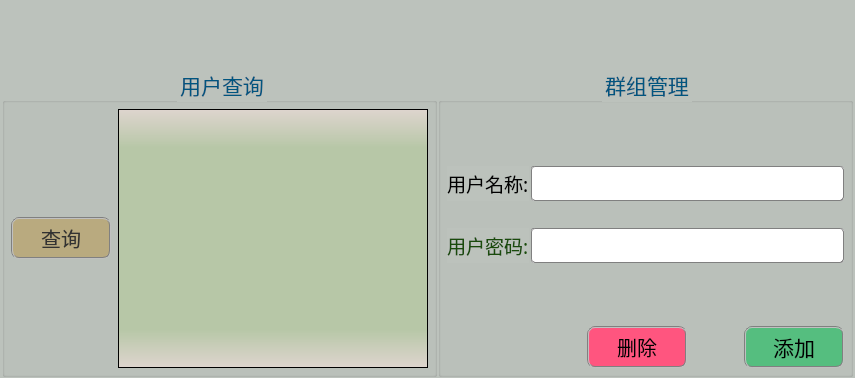
<?xml version="1.0" encoding="UTF-8"?>
<ui version="4.0">
 <class>frmPermisClass</class>
 <widget class="QWidget" name="frmPermisClass">
  <property name="geometry">
   <rect>
    <x>0</x>
    <y>0</y>
    <width>855</width>
    <height>378</height>
   </rect>
  </property>
  <property name="sizePolicy">
   <sizepolicy hsizetype="Fixed" vsizetype="Fixed">
    <horstretch>0</horstretch>
    <verstretch>0</verstretch>
   </sizepolicy>
  </property>
  <property name="minimumSize">
   <size>
    <width>855</width>
    <height>378</height>
   </size>
  </property>
  <property name="maximumSize">
   <size>
    <width>855</width>
    <height>378</height>
   </size>
  </property>
  <property name="font">
   <font>
    <family>Arial</family>
    <pointsize>10</pointsize>
    <weight>50</weight>
    <italic>false</italic>
    <bold>false</bold>
   </font>
  </property>
  <property name="contextMenuPolicy">
   <enum>Qt::NoContextMenu</enum>
  </property>
  <property name="windowTitle">
   <string>QMacVisual</string>
  </property>
  <property name="windowIcon">
   <iconset>
    <normaloff>:/QMacVisual/Icon/other_478.ico</normaloff>:/QMacVisual/Icon/other_478.ico</iconset>
  </property>
  <property name="styleSheet">
   <string notr="true">background-color: #bcc2bc;</string>
  </property>
  <layout class="QVBoxLayout" name="verticalLayout">
   <property name="spacing">
    <number>1</number>
   </property>
   <property name="leftMargin">
    <number>0</number>
   </property>
   <property name="topMargin">
    <number>0</number>
   </property>
   <property name="rightMargin">
    <number>0</number>
   </property>
   <property name="bottomMargin">
    <number>0</number>
   </property>
   <item>
    <layout class="QGridLayout" name="gridLayout">
     <property name="leftMargin">
      <number>2</number>
     </property>
     <property name="topMargin">
      <number>1</number>
     </property>
     <property name="rightMargin">
      <number>2</number>
     </property>
     <property name="bottomMargin">
      <number>1</number>
     </property>
     <property name="spacing">
      <number>1</number>
     </property>
     <item row="2" column="3">
      <widget class="QGroupBox" name="groupBox_2">
       <property name="sizePolicy">
        <sizepolicy hsizetype="Fixed" vsizetype="Expanding">
         <horstretch>0</horstretch>
         <verstretch>0</verstretch>
        </sizepolicy>
       </property>
       <property name="minimumSize">
        <size>
         <width>415</width>
         <height>0</height>
        </size>
       </property>
       <property name="maximumSize">
        <size>
         <width>415</width>
         <height>16777215</height>
        </size>
       </property>
       <property name="font">
        <font>
         <family>楷体</family>
         <pointsize>16</pointsize>
         <weight>50</weight>
         <italic>false</italic>
         <bold>false</bold>
        </font>
       </property>
       <property name="styleSheet">
        <string notr="true">color: rgb(0, 85, 127);
font: 16pt &quot;楷体&quot;;
text-align:center;</string>
       </property>
       <property name="title">
        <string>群组管理</string>
       </property>
       <property name="alignment">
        <set>Qt::AlignCenter</set>
       </property>
       <layout class="QVBoxLayout" name="verticalLayout_4">
        <property name="spacing">
         <number>1</number>
        </property>
        <property name="leftMargin">
         <number>1</number>
        </property>
        <property name="topMargin">
         <number>1</number>
        </property>
        <property name="rightMargin">
         <number>1</number>
        </property>
        <property name="bottomMargin">
         <number>1</number>
        </property>
        <item>
         <layout class="QGridLayout" name="gridLayout_4">
          <property name="leftMargin">
           <number>5</number>
          </property>
          <property name="topMargin">
           <number>5</number>
          </property>
          <property name="rightMargin">
           <number>5</number>
          </property>
          <property name="bottomMargin">
           <number>5</number>
          </property>
          <property name="horizontalSpacing">
           <number>2</number>
          </property>
          <property name="verticalSpacing">
           <number>7</number>
          </property>
          <item row="5" column="2">
           <widget class="QPushButton" name="btnDelete">
            <property name="sizePolicy">
             <sizepolicy hsizetype="Fixed" vsizetype="Fixed">
              <horstretch>0</horstretch>
              <verstretch>0</verstretch>
             </sizepolicy>
            </property>
            <property name="minimumSize">
             <size>
              <width>100</width>
              <height>42</height>
             </size>
            </property>
            <property name="font">
             <font>
              <family>楷体</family>
              <pointsize>15</pointsize>
              <weight>50</weight>
              <italic>false</italic>
              <bold>false</bold>
             </font>
            </property>
            <property name="focusPolicy">
             <enum>Qt::StrongFocus</enum>
            </property>
            <property name="styleSheet">
             <string notr="true">background-color: rgb(255, 85, 127);
color: rgb(0, 0, 0);
border: 2px groove gray;border-radius: 8px;padding: 2px 4px;
font: 15pt &quot;楷体&quot;;</string>
            </property>
            <property name="text">
             <string>删除</string>
            </property>
           </widget>
          </item>
          <item row="3" column="0">
           <widget class="QLabel" name="label_7">
            <property name="font">
             <font>
              <family>楷体</family>
              <pointsize>14</pointsize>
              <weight>50</weight>
              <italic>false</italic>
              <bold>false</bold>
             </font>
            </property>
            <property name="styleSheet">
             <string notr="true">color: rgb(25, 75, 11);
font: 14pt &quot;楷体&quot;;</string>
            </property>
            <property name="text">
             <string>用户密码:</string>
            </property>
           </widget>
          </item>
          <item row="3" column="1" colspan="4">
           <widget class="QLineEdit" name="txtUserPW">
            <property name="sizePolicy">
             <sizepolicy hsizetype="Expanding" vsizetype="Expanding">
              <horstretch>0</horstretch>
              <verstretch>0</verstretch>
             </sizepolicy>
            </property>
            <property name="minimumSize">
             <size>
              <width>275</width>
              <height>0</height>
             </size>
            </property>
            <property name="maximumSize">
             <size>
              <width>16777215</width>
              <height>35</height>
             </size>
            </property>
            <property name="font">
             <font>
              <family>Calibri</family>
              <pointsize>14</pointsize>
              <weight>50</weight>
              <italic>false</italic>
              <bold>false</bold>
             </font>
            </property>
            <property name="focusPolicy">
             <enum>Qt::StrongFocus</enum>
            </property>
            <property name="styleSheet">
             <string notr="true">background-color: rgb(255, 255, 255);
color: rgb(25, 75, 11);
border: 1px groove gray;border-radius: 3px;padding: 2px 4px;
font: 14pt &quot;Calibri&quot;;</string>
            </property>
            <property name="text">
             <string/>
            </property>
           </widget>
          </item>
          <item row="4" column="0">
           <spacer name="verticalSpacer_8">
            <property name="orientation">
             <enum>Qt::Vertical</enum>
            </property>
            <property name="sizeHint" stdset="0">
             <size>
              <width>20</width>
              <height>30</height>
             </size>
            </property>
           </spacer>
          </item>
          <item row="1" column="1" colspan="4">
           <widget class="QLineEdit" name="txtUserName">
            <property name="sizePolicy">
             <sizepolicy hsizetype="Expanding" vsizetype="Expanding">
              <horstretch>0</horstretch>
              <verstretch>0</verstretch>
             </sizepolicy>
            </property>
            <property name="minimumSize">
             <size>
              <width>275</width>
              <height>0</height>
             </size>
            </property>
            <property name="maximumSize">
             <size>
              <width>16777215</width>
              <height>35</height>
             </size>
            </property>
            <property name="font">
             <font>
              <family>Calibri</family>
              <pointsize>14</pointsize>
              <weight>50</weight>
              <italic>false</italic>
              <bold>false</bold>
             </font>
            </property>
            <property name="focusPolicy">
             <enum>Qt::StrongFocus</enum>
            </property>
            <property name="styleSheet">
             <string notr="true">background-color: rgb(255, 255, 255);
color: rgb(0, 0, 0);
border: 1px groove gray;border-radius: 3px;padding: 2px 4px;
font: 14pt &quot;Calibri&quot;;</string>
            </property>
            <property name="readOnly">
             <bool>false</bool>
            </property>
           </widget>
          </item>
          <item row="0" column="0">
           <spacer name="verticalSpacer_6">
            <property name="orientation">
             <enum>Qt::Vertical</enum>
            </property>
            <property name="sizeHint" stdset="0">
             <size>
              <width>20</width>
              <height>40</height>
             </size>
            </property>
           </spacer>
          </item>
          <item row="1" column="0">
           <widget class="QLabel" name="label_8">
            <property name="font">
             <font>
              <family>楷体</family>
              <pointsize>14</pointsize>
              <weight>50</weight>
              <italic>false</italic>
              <bold>false</bold>
             </font>
            </property>
            <property name="autoFillBackground">
             <bool>false</bool>
            </property>
            <property name="styleSheet">
             <string notr="true">color: rgb(0, 0, 0);
font: 14pt &quot;楷体&quot;;</string>
            </property>
            <property name="text">
             <string>用户名称:</string>
            </property>
           </widget>
          </item>
          <item row="5" column="4">
           <widget class="QPushButton" name="btnAdd">
            <property name="sizePolicy">
             <sizepolicy hsizetype="Fixed" vsizetype="Fixed">
              <horstretch>0</horstretch>
              <verstretch>0</verstretch>
             </sizepolicy>
            </property>
            <property name="minimumSize">
             <size>
              <width>100</width>
              <height>42</height>
             </size>
            </property>
            <property name="font">
             <font>
              <family>楷体</family>
              <pointsize>16</pointsize>
              <weight>50</weight>
              <italic>false</italic>
              <bold>false</bold>
             </font>
            </property>
            <property name="focusPolicy">
             <enum>Qt::StrongFocus</enum>
            </property>
            <property name="styleSheet">
             <string notr="true">background-color: rgb(85, 190, 127);
color: rgb(0, 0, 0);
border: 2px groove gray;border-radius: 8px;padding: 2px 4px;
font: 15.5pt &quot;楷体&quot;;</string>
            </property>
            <property name="text">
             <string>添加</string>
            </property>
           </widget>
          </item>
          <item row="2" column="0">
           <spacer name="verticalSpacer_7">
            <property name="orientation">
             <enum>Qt::Vertical</enum>
            </property>
            <property name="sizeType">
             <enum>QSizePolicy::Fixed</enum>
            </property>
            <property name="sizeHint" stdset="0">
             <size>
              <width>20</width>
              <height>20</height>
             </size>
            </property>
           </spacer>
          </item>
          <item row="5" column="3">
           <spacer name="horizontalSpacer">
            <property name="orientation">
             <enum>Qt::Horizontal</enum>
            </property>
            <property name="sizeType">
             <enum>QSizePolicy::Fixed</enum>
            </property>
            <property name="sizeHint" stdset="0">
             <size>
              <width>5</width>
              <height>20</height>
             </size>
            </property>
           </spacer>
          </item>
         </layout>
        </item>
       </layout>
      </widget>
     </item>
     <item row="0" column="1">
      <spacer name="verticalSpacer">
       <property name="orientation">
        <enum>Qt::Vertical</enum>
       </property>
       <property name="sizeType">
        <enum>QSizePolicy::Fixed</enum>
       </property>
       <property name="sizeHint" stdset="0">
        <size>
         <width>20</width>
         <height>45</height>
        </size>
       </property>
      </spacer>
     </item>
     <item row="1" column="0">
      <spacer name="horizontalSpacer_2">
       <property name="orientation">
        <enum>Qt::Horizontal</enum>
       </property>
       <property name="sizeType">
        <enum>QSizePolicy::Fixed</enum>
       </property>
       <property name="sizeHint" stdset="0">
        <size>
         <width>5</width>
         <height>20</height>
        </size>
       </property>
      </spacer>
     </item>
     <item row="1" column="1">
      <widget class="QLabel" name="label">
       <property name="text">
        <string/>
       </property>
       <property name="pixmap">
        <pixmap resource="res.qrc">:/Bitmaps/group.png</pixmap>
       </property>
       <property name="scaledContents">
        <bool>false</bool>
       </property>
       <property name="alignment">
        <set>Qt::AlignLeading|Qt::AlignLeft|Qt::AlignVCenter</set>
       </property>
       <property name="margin">
        <number>0</number>
       </property>
      </widget>
     </item>
     <item row="2" column="0" colspan="3">
      <widget class="QGroupBox" name="groupQuery">
       <property name="sizePolicy">
        <sizepolicy hsizetype="Fixed" vsizetype="Expanding">
         <horstretch>0</horstretch>
         <verstretch>0</verstretch>
        </sizepolicy>
       </property>
       <property name="minimumSize">
        <size>
         <width>435</width>
         <height>0</height>
        </size>
       </property>
       <property name="maximumSize">
        <size>
         <width>16777215</width>
         <height>16777215</height>
        </size>
       </property>
       <property name="font">
        <font>
         <family>楷体</family>
         <pointsize>16</pointsize>
         <weight>50</weight>
         <italic>false</italic>
         <bold>false</bold>
        </font>
       </property>
       <property name="styleSheet">
        <string notr="true">color: rgb(0, 85, 127);
font: 16pt &quot;楷体&quot;;
text-align:center;</string>
       </property>
       <property name="title">
        <string>用户查询</string>
       </property>
       <property name="alignment">
        <set>Qt::AlignCenter</set>
       </property>
       <layout class="QVBoxLayout" name="verticalLayout_3">
        <property name="spacing">
         <number>1</number>
        </property>
        <property name="leftMargin">
         <number>1</number>
        </property>
        <property name="topMargin">
         <number>1</number>
        </property>
        <property name="rightMargin">
         <number>1</number>
        </property>
        <property name="bottomMargin">
         <number>1</number>
        </property>
        <item>
         <layout class="QGridLayout" name="gridLayout_3" rowstretch="0">
          <property name="leftMargin">
           <number>5</number>
          </property>
          <property name="topMargin">
           <number>5</number>
          </property>
          <property name="rightMargin">
           <number>5</number>
          </property>
          <property name="bottomMargin">
           <number>5</number>
          </property>
          <property name="horizontalSpacing">
           <number>7</number>
          </property>
          <property name="verticalSpacing">
           <number>1</number>
          </property>
          <item row="0" column="0">
           <widget class="QPushButton" name="btnQuery">
            <property name="sizePolicy">
             <sizepolicy hsizetype="Fixed" vsizetype="Fixed">
              <horstretch>0</horstretch>
              <verstretch>0</verstretch>
             </sizepolicy>
            </property>
            <property name="minimumSize">
             <size>
              <width>100</width>
              <height>42</height>
             </size>
            </property>
            <property name="font">
             <font>
              <family>楷体</family>
              <pointsize>15</pointsize>
              <weight>50</weight>
              <italic>false</italic>
              <bold>false</bold>
             </font>
            </property>
            <property name="focusPolicy">
             <enum>Qt::StrongFocus</enum>
            </property>
            <property name="styleSheet">
             <string notr="true">background-color: rgb(185, 170, 127);
color: rgb(50, 50, 50);
border: 2px groove gray;border-radius: 8px;padding: 2px 4px;
font: 15pt &quot;楷体&quot;;</string>
            </property>
            <property name="text">
             <string>查询</string>
            </property>
           </widget>
          </item>
          <item row="0" column="1">
           <widget class="QTextEdit" name="txtQuery">
            <property name="enabled">
             <bool>true</bool>
            </property>
            <property name="font">
             <font>
              <family>Calibri</family>
              <pointsize>13</pointsize>
              <weight>50</weight>
              <italic>false</italic>
              <bold>false</bold>
             </font>
            </property>
            <property name="styleSheet">
             <string notr="true">background-color: qlineargradient(x1:0, y1:0, x2:0, y2:1, stop:0 #dfd5cf, stop: 0.15 #b7c7a7, stop: 0.85 #b7c7a7,stop:1 #dfd5cf);
font: 13pt &quot;Calibri&quot;;
color: rgb(0, 0, 255);</string>
            </property>
            <property name="verticalScrollBarPolicy">
             <enum>Qt::ScrollBarAsNeeded</enum>
            </property>
            <property name="horizontalScrollBarPolicy">
             <enum>Qt::ScrollBarAsNeeded</enum>
            </property>
            <property name="sizeAdjustPolicy">
             <enum>QAbstractScrollArea::AdjustIgnored</enum>
            </property>
           </widget>
          </item>
         </layout>
        </item>
       </layout>
      </widget>
     </item>
    </layout>
   </item>
  </layout>
 </widget>
 <layoutdefault spacing="6" margin="11"/>
 <resources>
  <include location="res.qrc"/>
 </resources>
 <connections/>
</ui>
